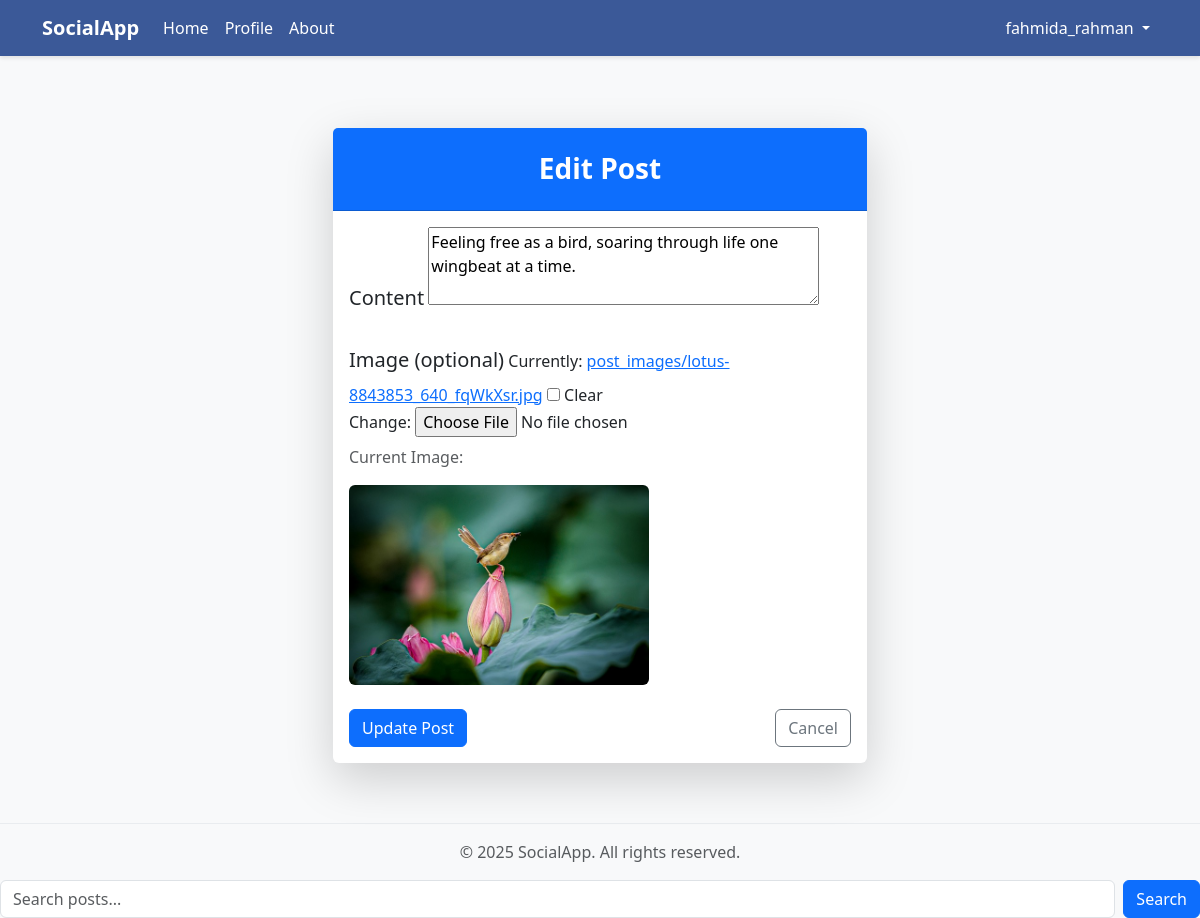
Page /post/6/update/ (signed in) on the committed database.
### social_app/models.py (models this page shows, shortened)
class Post(models.Model):
    user = models.ForeignKey(User, on_delete=models.CASCADE, related_name='posts')
    content = models.TextField()
    image = models.ImageField(upload_to='post_images/', blank=True, null=True)
    created_at = models.DateTimeField(auto_now_add=True)
    updated_at = models.DateTimeField(auto_now=True)
    class Meta:
        ordering = ['-created_at']

### social_app/views.py (the view, shortened to what this page needs)
# urls.py: path('post/<int:pk>/update/', views.PostUpdateView.as_view(), name='post_update'),
class PostUpdateView(LoginRequiredMixin, UserPassesTestMixin, UpdateView):
    model = Post
    form_class = PostForm
    template_name = 'social_app/post_form.html'
    def test_func(self):
        post = self.get_object()
        return self.request.user == post.user

### social_app/forms.py
class PostForm(forms.ModelForm):
    class Meta:
        model = Post
        fields = ['content', 'image']
        widgets = {
            'content': forms.Textarea(attrs={'rows': 3, 'placeholder': 'What\'s on your mind?'})
        }

### templates/social_app/post_form.html (shortened to what this page needs)
{% extends 'base.html' %}
{% block content %}
    <div class="container mt-5">
        <div class="row justify-content-center">
            <div class="col-lg-6 col-md-8 col-sm-12">
                <div class="card shadow-lg border-0 rounded-lg">
                    <div class="card-header bg-primary text-white text-center py-4">
                        <h3 class="fw-bold mb-0">
                            {% if object %}Edit Post{% else %}Create New Post{% endif %}
                        </h3>
                    </div>
                    <div class="card-body">
                        <form method="POST" enctype="multipart/form-data">
                            <div class="mb-4">
                                <label for="{{ form.content.id_for_label }}" class="form-label fs-5">Content</label>
                                {{ form.content }}
                            </div>
                            <div class="mb-4">
                                <label for="{{ form.image.id_for_label }}" class="form-label fs-5">Image (optional)</label>
                                {{ form.image }}
                                {% if object and object.image %}
                                    <div class="mt-2">
                                        <p class="text-muted">Current Image:</p>
                                        <img src="{{ object.image.url }}" alt="Current post image" class="img-fluid rounded" style="max-height: 200px; width: auto;">
                                    </div>
                                {% endif %}
                            </div>
                            <div class="d-flex justify-content-between">
                                <button type="submit" class="btn btn-primary w-48">
                                    {% if object %}Update Post{% else %}Create Post{% endif %}
                                </button>
                                <a href="{% if object %}{% url 'profile' %}{% else %}{% url 'home' %}{% endif %}" class="btn btn-outline-secondary w-48 text-center">
                                    Cancel
                                </a>
                            </div>
                        </form>
                    </div>
                </div>
            </div>
        </div>
    </div>
{% endblock %}

### templates/base.html (shortened to what this page needs)
<!DOCTYPE html>
<html lang="en">
<head>
    <link href="https://cdn.jsdelivr.net/npm/bootstrap@5.3.0-alpha1/dist/css/bootstrap.min.css" rel="stylesheet">
    <link rel="stylesheet" href="https://cdn.jsdelivr.net/npm/bootstrap-icons/font/bootstrap-icons.css">
    <link rel="stylesheet" href="https://cdn.jsdelivr.net/npm/bootstrap@5.3.0-alpha1/dist/css/bootstrap.min.css">
    <link href="https://cdnjs.cloudflare.com/ajax/libs/font-awesome/6.7.2/css/all.min.css:" rel="stylesheet">
</head>
<body>
    <nav class="navbar navbar-expand-lg navbar-dark mb-4">
        <div class="container">
            <a class="navbar-brand" href="{% url 'home' %}">
                <strong>SocialApp</strong>
            </a>
            <div class="collapse navbar-collapse" id="navbarNav">
                {% if user.is_authenticated %}
                <ul class="navbar-nav me-auto">
                    <li class="nav-item">
                        <a class="nav-link" href="{% url 'home' %}">Home</a>
                    </li>
                    <li class="nav-item">
                        <a class="nav-link" href="{% url 'profile' %}">Profile</a>
                    </li>
                    <li class="nav-item">
                        <a class="nav-link" href="#">About</a>
                    </li>
                </ul>
                <ul class="navbar-nav ms-auto">
                    <li class="nav-item dropdown">
                        <a class="nav-link dropdown-toggle" href="#" id="navbarDropdown" role="button"
                            data-bs-toggle="dropdown" aria-expanded="false">
                            {{ user.username }}
                        </a>
                    </li>
                </ul>
                {% endif %}
            </div>
        </div>
    </nav>
    <main class="container">
        {% block content %}
        {% endblock %}
    </main>
    <footer class="footer mt-auto py-3">
        <div class="container text-center">
            <p class="text-muted mb-0">© 2025 SocialApp. All rights reserved.</p>
        </div>
    </footer>
    <form method="get" class="d-flex">
        <input type="text" name="search" class="form-control me-2" placeholder="Search posts..." aria-label="Search">
        <button type="submit" class="btn btn-primary">Search</button>
    </form>
</body>
</html>

### templates/base.html (style rules this page uses)
body { display: flex; min-height: 100vh; flex-direction: column; background-color: #f8f9fa; }
main { flex: 1; margin-bottom: 60px; }
.footer { background-color: #f8f9fa; border-top: 1px solid #e9ecef; padding: 1rem 0; }
.navbar { background-color: #3b5998; box-shadow: 0 2px 4px rgba(0, 0, 0, 0.1); }
.navbar-brand, .nav-link { color: white !important; }

### rows in the picture
Post: content "Feeling free as a bird, soaring through life one wingbeat at a time.", image (picture)

### other values in the picture
{{ user.username }} "fahmida_rahman"
